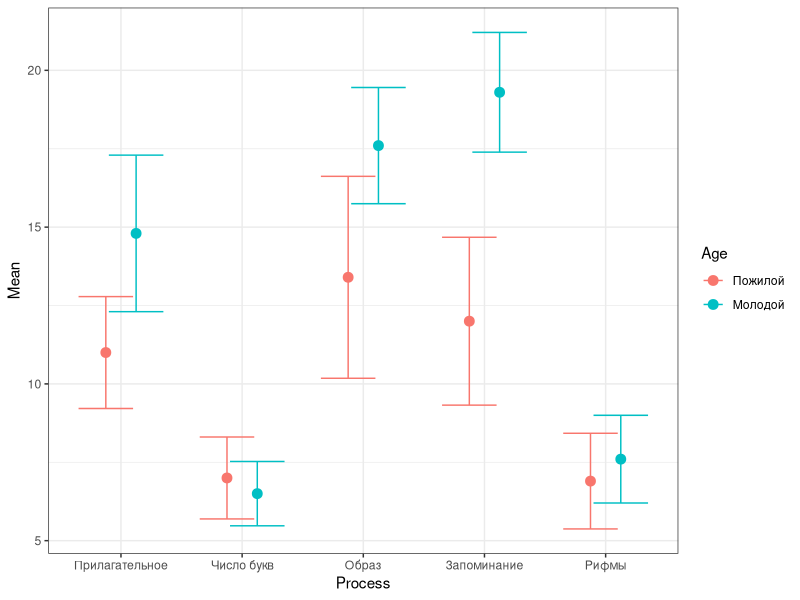
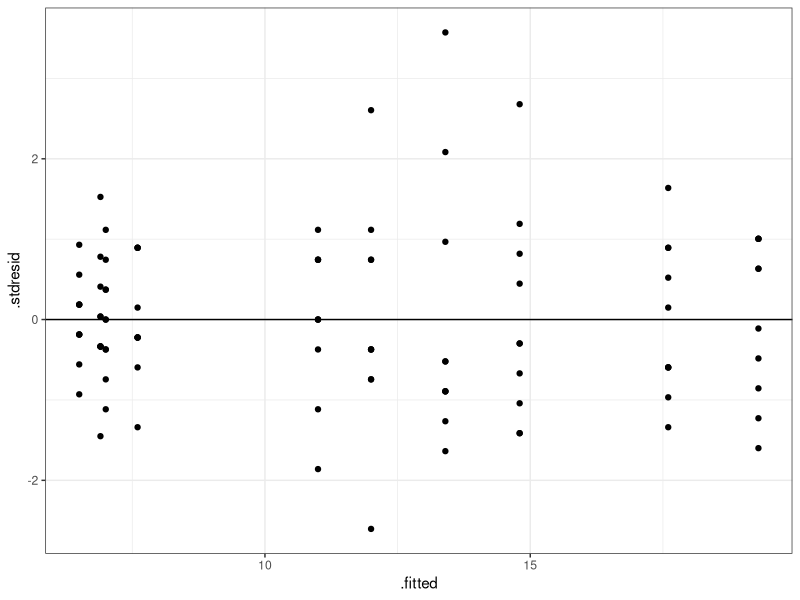
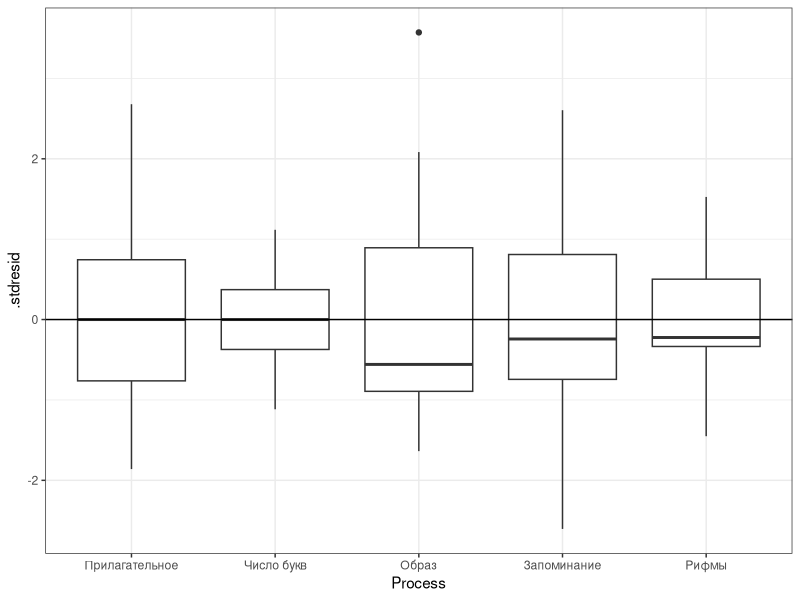

Recreate these plots in R, in order. (Note: this script raises an error after producing the figures.)
# # Пример: Возраст и способы запоминания ############################
# Какие способы запоминания информации лучше
# работают для молодых и для пожилых? (Eysenck,
# 1974)
# Факторы:
# - `Age` - Возраст:
#     - `Younger` - 50 молодых
#     - `Older` - 50 пожилых (55-65 лет)
# - `Process` - тип активности:
#     - `Counting` - посчитать число букв
#     - `Rhyming` - придумать рифму к слову
#     - `Adjective` - придумать прилагательное
#     - `Imagery` - представить образ
#     - `Intentional` - запомнить слово
# Зависимая переменная - `Words` - сколько вспомнили слов
# Пример из http://www.statsci.org/data/general/eysenck.html

# ## Открываем данные
memory <- read.table(file = "data/eysenck.csv", header = TRUE, sep = "\t")

# Все ли правильно открылось?
str(memory) # Структура данных

head(memory, 2) # Первые несколько строк файла

# Делаем факторы факторами
memory$Process <- factor(memory$Process,
                         levels = c("Adjective", "Counting",
                                    "Imagery", "Intentional", "Rhyming"),
                         labels = c("Прилагательное", "Число букв", "Образ", "Запоминание", "Рифмы"))

memory$Age <- factor(memory$Age, levels = c("Older", "Younger"),
                     labels = c("Пожилой", "Молодой"))

# Есть ли пропущенные значения
# (особенно, в переменных, которые нас интересуют)?

colSums(is.na(memory))

# Каков объем выборки?
nrow(memory) # всего

table(memory$Age, memory$Process) # в группах



# ## Задание 1 -----------------------------------------------------------
#
# Дополните код, чтобы построить график, на
# котором приведено среднее число слов (`Words`)
# для каждого возраста (`Age`) и способа
# запоминания (`Process`).

library(ggplot2)
library(dplyr)

memory %>%
  group_by(Process, Age) %>%
  summarise(Mean = mean(Words), sample_n = n(), SE = sd(Words)/sqrt(sample_n), t_kr = qt(p = c(0.975), df = (sample_n - 1)), CI_low = Mean - t_kr*SE, CI_up = Mean + t_kr*SE) -> means_word


theme_set(theme_bw())

ggplot(data = means_word, aes(x = Process, y = Mean, color = Age)) +
  geom_point(size = 3, position = position_dodge(width = 0.5)) +
  geom_errorbar(aes(ymin = CI_low, ymax = CI_up),position = position_dodge(width = 0.5))







# # Двухфакторный дисперсионный анализ ###################################

# ## Задаем модель со взаимодействием в R
# Взаимодействие обозначается `:` --- двоеточием
# Если есть факторы A и B, то их взаимодействие A:B


anova_words <- aov(Words ~ Age*Process, data = memory)

anova_words <- aov(Words ~ Age + Process + Age:Process, data = memory)

anova_words2 <- aov(Words ~ Process*Age, data = memory)


summary(anova_words)

library(car)

Anova(anova_words)
Anova(anova_words2)

df_diagn <- fortify(anova_words)

ggplot(df_diagn, aes(x = .fitted, y = .stdresid)) +
  geom_point() +
  geom_hline(yintercept = 0)

ggplot(df_diagn, aes(x = Process, y = .stdresid)) +
  geom_boxplot() +
  geom_hline(yintercept = 0)

qqPlot(anova_words)

TukeyHSD(anova_words)



